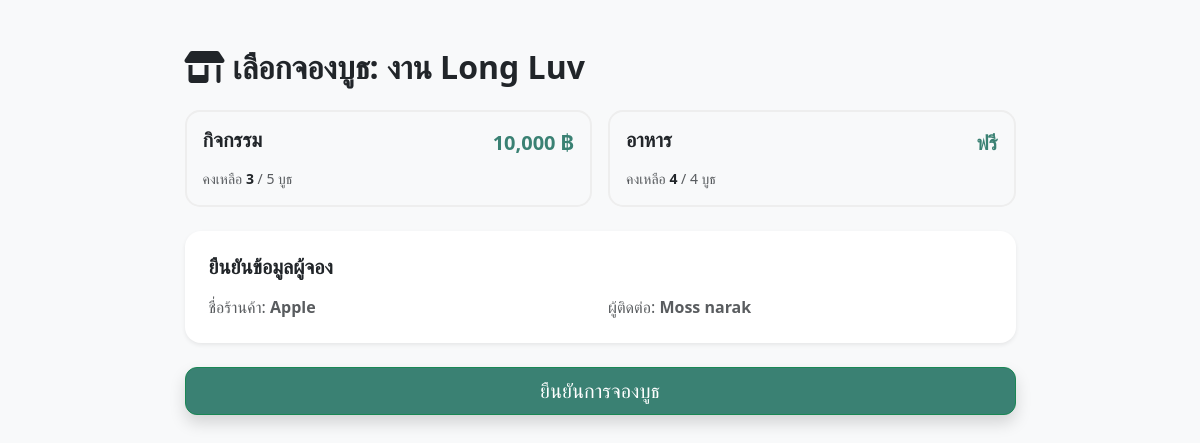
The page /Final/booking.php?event_id=1 (signed in) on the database its author committed.
### tables this page shows
CREATE TABLE `events` (
  `id` int(11) NOT NULL,
  `event_name` varchar(255) NOT NULL,
  `event_date` date NOT NULL,
  `location` varchar(255) DEFAULT NULL,
  `created_at` timestamp NOT NULL DEFAULT current_timestamp()
);

CREATE TABLE `booth_types` (
  `id` int(11) NOT NULL,
  `event_id` int(11) DEFAULT NULL,
  `type_name` varchar(100) NOT NULL,
  `price` decimal(10,2) DEFAULT 0.00,
  `total_slots` int(11) NOT NULL
);

### Final/booking.php (the view, shortened to what this page needs)
<?php
include 'config.php';
$event_id = $_GET['event_id'] ?? null;
$stmt = $conn->prepare("SELECT * FROM events WHERE id = ?");
$stmt->execute([$event_id]);
$event = $stmt->fetch();
$stmt_booths = $conn->prepare("SELECT * FROM booth_types WHERE event_id = ?");
$stmt_booths->execute([$event_id]);
$booth_types = $stmt_booths->fetchAll();
?>
<!DOCTYPE html>
<html lang="th">
<head>
    <link href="https://cdn.jsdelivr.net/npm/bootstrap@5.3.0/dist/css/bootstrap.min.css" rel="stylesheet">
    <link rel="stylesheet" href="https://cdnjs.cloudflare.com/ajax/libs/font-awesome/6.0.0/css/all.min.css">
</head>
<body class="bg-light">
<div class="container py-5">
    <div class="row justify-content-center">
        <div class="col-lg-9">
            <h2 class="fw-bold mb-4 text-dark"><i class="fas fa-store-alt me-2"></i>เลือกจองบูธ: <?php echo htmlspecialchars($event['event_name']); ?></h2>
            <form action="confirm_booking.php" method="POST" enctype="multipart/form-data">
                <div class="row g-3 mb-4">
                    <?php foreach ($booth_types as $type):
                        $stmt_count = $conn->prepare("SELECT COUNT(*) FROM event_bookings WHERE type_id = ? AND booking_status != 'cancelled'");
                        $stmt_count->execute([$type['id']]);
                        $booked = $stmt_count->fetchColumn();
                        $remaining = $type['total_slots'] - $booked;
                        $is_full = ($remaining <= 0);
                    ?>
                    <div class="col-md-6">
                        <label for="type_<?php echo $type['id']; ?>" class="w-100">
                            <div class="booth-card p-3 <?php echo $is_full ? 'opacity-50' : ''; ?>">
                                <div class="d-flex justify-content-between">
                                    <h5 class="fw-bold"><?php echo htmlspecialchars($type['type_name']); ?></h5>
                                    <span class="price-text"><?php echo $type['price'] > 0 ? number_format($type['price'])." ฿" : "ฟรี"; ?></span>
                                </div>
                                <div class="mt-2 small">
                                    <?php if($is_full): ?>
                                        <span class="text-danger fw-bold"><i class="fas fa-times-circle"></i> บูธเต็มแล้ว</span>
                                    <?php else: ?>
                                        <span class="text-muted">คงเหลือ <b class="text-dark"><?php echo $remaining; ?></b> / <?php echo $type['total_slots']; ?> บูธ</span>
                                    <?php endif; ?>
                                </div>
                            </div>
                        </label>
                    </div>
                    <?php endforeach; ?>
                </div>
                <div class="card border-0 shadow-sm rounded-4 p-4 mb-4">
                    <h5 class="fw-bold mb-3">ยืนยันข้อมูลผู้จอง</h5>
                    <div class="row g-3 text-muted">
                        <div class="col-md-6">ชื่อร้านค้า: <b><?php echo $_SESSION['shop_name']; ?></b></div>
                        <div class="col-md-6">ผู้ติดต่อ: <b><?php echo $_SESSION['owner_name']; ?></b></div>
                    </div>
                </div>
                <div class="d-grid">
                    <button type="submit" class="btn btn-success btn-lg shadow" style="background: var(--su-green); border-radius: 12px;">
                        ยืนยันการจองบูธ
                    </button>
                </div>
            </form>
        </div>
    </div>
</div>
</body>
</html>

### Final/booking.php (style rules this page uses)
:root { --su-green: #3a8173; }
.booth-card { border: 2px solid #eee; border-radius: 15px; cursor: pointer; transition: 0.3s; position: relative; }
.price-text { color: var(--su-green); font-size: 1.25rem; font-weight: bold; }

### rows shown on the page
events: event_name "งาน Long Luv"
booth_types: type_name "กิจกรรม", price "10,000", remaining "3", total_slots "5"
booth_types: type_name "อาหาร", price "ฟรี", total_slots "4"

### other values the page prints
$_SESSION['shop_name'] "Apple"
$_SESSION['owner_name'] "Moss narak"
